Frame 1 (no input): blank canvas, image omitted
Frame 60 (the mouse pressed at the canvas centre just before this capture): blank canvas, image omitted
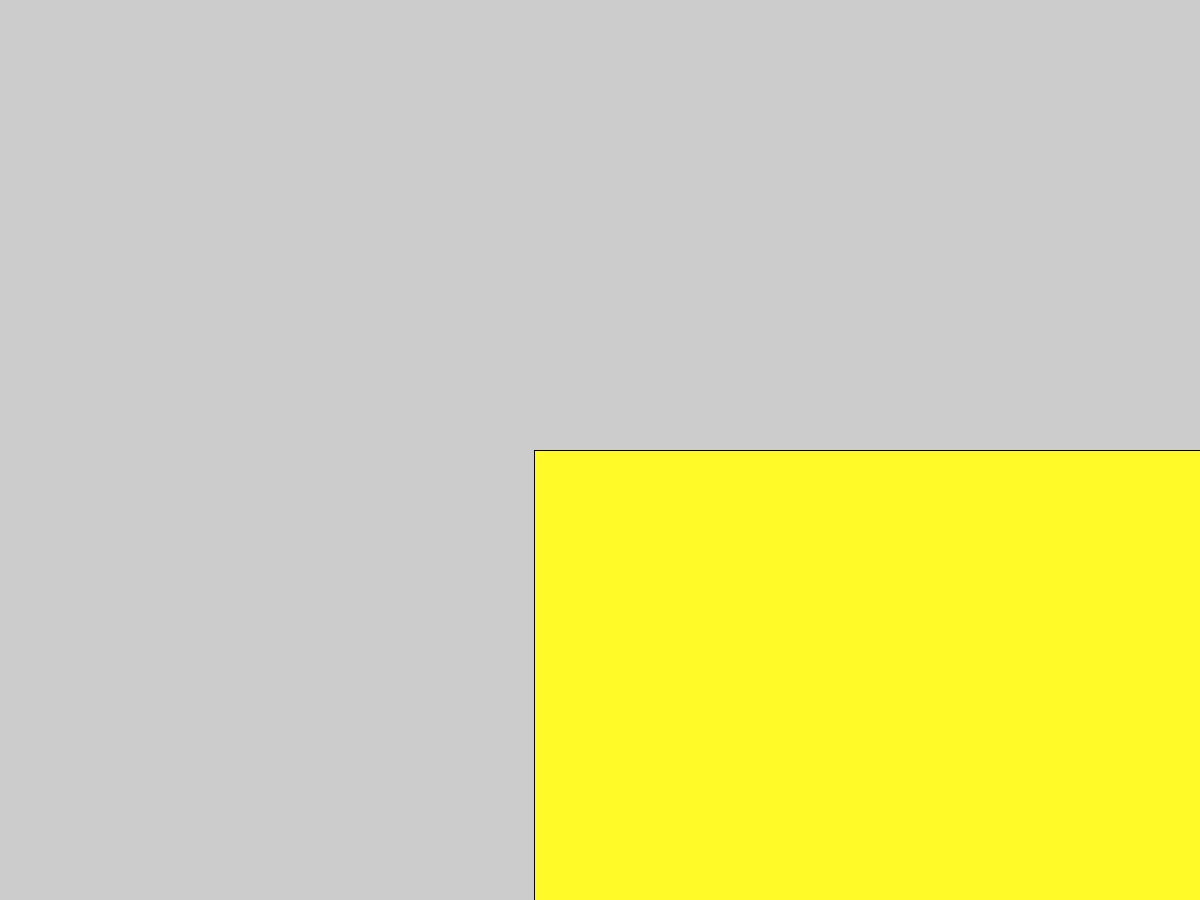
Frame 120 (the mouse held since frame 60 and released just before this capture)

The Processing sketch whose frames 1 and 60 were blank and that drew this single picture after the mouse press (run headless with seeded random() and noise(); from frame 60 on, the mouse is pressed at the canvas centre):

// Processing sketch: JavaILH12_opd12_3
// ── JavaILH12_opd12_3.pde
int value = 0;
void setup(){
  size(1200,900);
  
}

void draw() {
  if (mousePressed) {
    for (int i = 255; i <= 500; i = i+80 ) {
      for (int j = 0; j <= 255; j = j+25) {
        fill(i,j,40);
        rect(mouseX-66,mouseY,mouseX+66,mouseY);
      }
    }
  }
}
